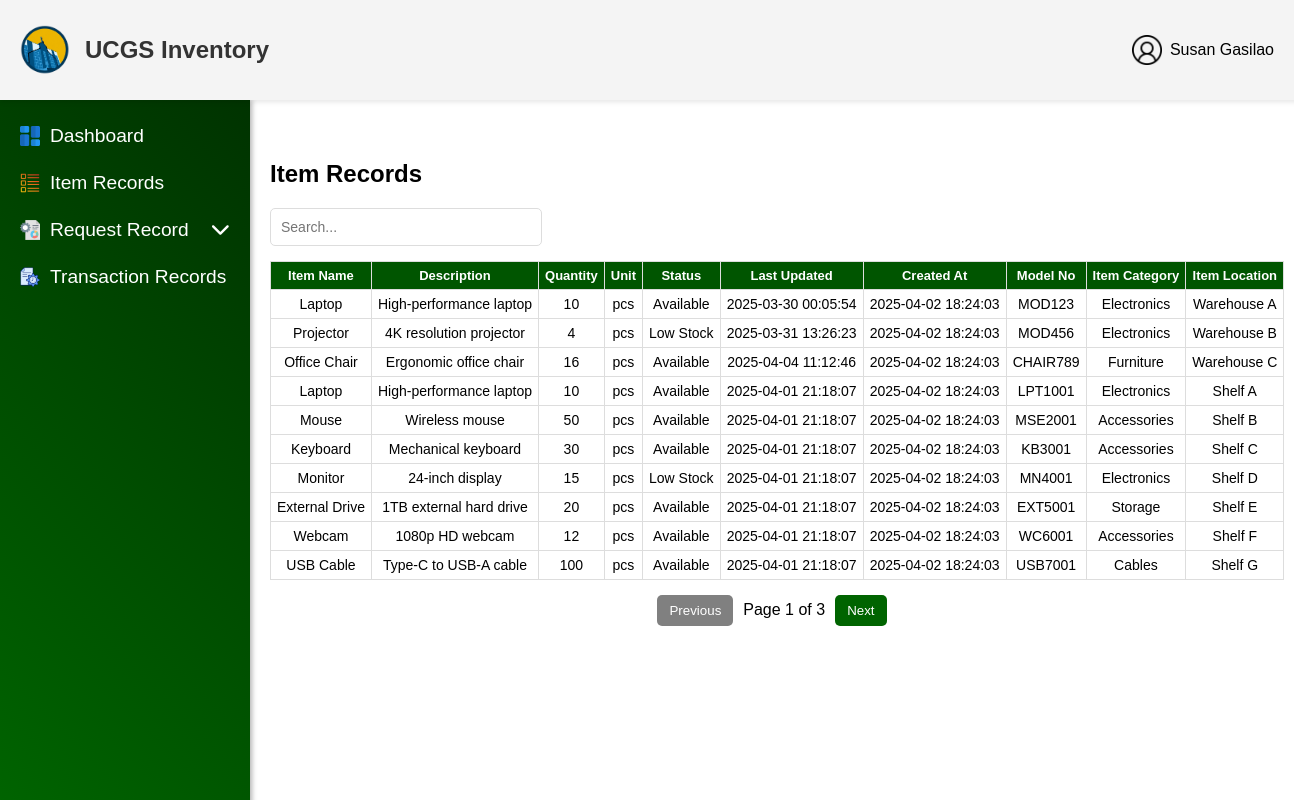
Screenshot of /user/UserItemRecords.php (signed in) with the database file from the repository.
### tables this page shows
CREATE TABLE `users` (
  `user_id` int(11) NOT NULL,
  `username` varchar(255) NOT NULL,
  `email` varchar(255) NOT NULL,
  `password` varchar(255) NOT NULL,
  `role` enum('User','Administrator') NOT NULL,
  `ministry` enum('UCM','CWA','CHOIR','PWT','CYF') NOT NULL,
  `status` enum('Active','Deactivated') NOT NULL DEFAULT 'Active',
  `created_at` datetime NOT NULL DEFAULT current_timestamp(),
  `updated_at` datetime DEFAULT NULL ON UPDATE current_timestamp(),
  `deactivation_end` datetime DEFAULT NULL
);

CREATE TABLE `items` (
  `item_id` int(11) NOT NULL,
  `item_no` varchar(50) NOT NULL,
  `item_name` varchar(255) NOT NULL,
  `description` text DEFAULT NULL,
  `quantity` int(11) NOT NULL,
  `unit` varchar(20) DEFAULT NULL,
  `status` enum('Available','Out of Stock','Low Stock') NOT NULL,
  `reorder_point` int(11) DEFAULT 0,
  `model_no` varchar(50) DEFAULT NULL,
  `item_category` varchar(50) DEFAULT NULL,
  `item_location` varchar(50) DEFAULT NULL,
  `expiration` date DEFAULT NULL,
  `brand` varchar(50) DEFAULT NULL,
  `supplier` varchar(50) DEFAULT NULL,
  `price_per_item` decimal(10,2) DEFAULT NULL,
  `deleted_at` datetime DEFAULT NULL,
  `last_updated` datetime NOT NULL DEFAULT current_timestamp() ON UPDATE current_timestamp(),
  `created_at` datetime NOT NULL DEFAULT current_timestamp()
);

### user/UserItemRecords.php (the view, shortened to what this page needs)
<?php
include '../config/db_connection.php';
function getCurrentUser($conn) {
    $userId = $_SESSION['user_id'];
    $stmt = $conn->prepare("SELECT username, email FROM users WHERE user_id = ?");
    $stmt->bind_param("i", $userId);
    $stmt->execute();
    $result = $stmt->get_result();
    $user = $result->fetch_assoc();
    return $user ?: ['username' => 'User', 'email' => ''];
}
$currentUser = getCurrentUser($conn);
$accountName = htmlspecialchars($currentUser['username'] ?? 'User');
$itemsPerPage = 10;
$page = isset($_GET['page']) && filter_var($_GET['page'], FILTER_VALIDATE_INT) ? (int)$_GET['page'] : 1;
$page = max($page, 1);
$totalItemsQuery = "SELECT COUNT(*) as total FROM items WHERE deleted_at IS NULL";
$totalItemsResult = $conn->query($totalItemsQuery);
$totalItemsRow = $totalItemsResult->fetch_assoc();
$totalItems = $totalItemsRow['total'] ?? 0;
$totalPages = ceil($totalItems / $itemsPerPage);
$offset = ($page - 1) * $itemsPerPage;
$itemsQuery = "SELECT item_name, description, quantity, unit, status, created_at,last_updated, model_no, item_category, item_location
               FROM items
               WHERE deleted_at IS NULL
               LIMIT ?, ?";
$stmt = $conn->prepare($itemsQuery);
$stmt->bind_param("ii", $offset, $itemsPerPage);
$stmt->execute();
$result = $stmt->get_result();
$items = $result->fetch_all(MYSQLI_ASSOC);
?>
<!DOCTYPE html>
<html lang="en">
<head>
    <link rel="stylesheet" href="../css/records.css">
    <link rel="stylesheet" href="https://cdnjs.cloudflare.com/ajax/libs/font-awesome/6.5.1/css/all.min.css">
</head>
<body>
<header class="header">
        <div class="header-content">
            <div class="left-side">
                <img src="../assets/img/Logo.png" alt="UCGS Inventory Logo" class="logo">
                <span class="website-name">UCGS Inventory</span>
            </div>
            <div class="right-side">
                <div class="user">
                    <img src="../assets/img/users.png" alt="User profile" class="icon" id="userIcon">
                    <span class="user-text"><?php echo htmlspecialchars($accountName); ?></span>
                </div>
            </div>
        </div>
    </header>
    <aside class="sidebar">
        <ul>
            <li><a href="Userdashboard.php"><img src="../assets/img/dashboards.png" alt="Dashboard Icon" class="sidebar-icon"> Dashboard</a></li>
            <li><a href="UserItemRecords.php"><img src="../assets/img/list-items.png" alt="Items Icon" class="sidebar-icon"> Item Records</a></li>
            <li class="dropdown">
                <a href="#" class="dropdown-btn">
                    <img src="../assets/img/request-for-proposal.png" alt="Request Icon" class="sidebar-icon">
                    <span class="text">Request Record</span>
                    <i class="fa-solid fa-chevron-down arrow-icon"></i>
                </a>
            </li>
            <li><a href="UserTransaction.php"><img src="../assets/img/time-management.png" alt="Reports Icon" class="sidebar-icon">Transaction Records</a></li>
        </ul>
    </aside>
    <div class="main-content">
    <h2>Item Records</h2>
    <div class="search-form">
        <input type="text" id="search-input" placeholder="Search..." oninput="searchTable()">
    </div>
    <table class="item-table">
        <thead>
            <tr>
                <th>Item Name</th>
                <th>Description</th>
                <th>Quantity</th>
                <th>Unit</th>
                <th>Status</th>
                <th>Last Updated</th>
                <th>Created At</th>
                <th>Model No</th>
                <th>Item Category</th>
                <th>Item Location</th>
            </tr>
        </thead>
        <tbody>
            <?php if (!empty($items)): ?>
                <?php foreach ($items as $row): ?>
                    <tr>
                        <td><?= htmlspecialchars($row['item_name']); ?></td>
                        <td><?= htmlspecialchars($row['description']); ?></td>
                        <td><?= htmlspecialchars($row['quantity']); ?></td>
                        <td><?= htmlspecialchars($row['unit']); ?></td>
                        <td><?= htmlspecialchars($row['status']); ?></td>
                        <td><?= htmlspecialchars($row['last_updated']); ?></td>
                        <td><?= htmlspecialchars($row['created_at']); ?></td>
                        <td><?= htmlspecialchars($row['model_no']); ?></td>
                        <td><?= htmlspecialchars($row['item_category']); ?></td>
                        <td><?= htmlspecialchars($row['item_location']); ?></td>
                    </tr>
                <?php endforeach; ?>
            <?php else: ?>
                <tr>
                    <td colspan="9" style="text-align: center;">No records found.</td>
                </tr>
            <?php endif; ?>
        </tbody>
    </table>
    <div class="pagination">
        <button onclick="changePage(<?php echo max(1, $page - 1); ?>)" <?php echo ($page <= 1) ? 'disabled' : ''; ?>>Previous</button>
        <span>Page <?php echo $page; ?> of <?php echo $totalPages; ?></span>
        <button onclick="changePage(<?php echo min($totalPages, $page + 1); ?>)" <?php echo ($page >= $totalPages) ? 'disabled' : ''; ?>>Next</button>
    </div>
</div>
</body>
</html>

### css/records.css (style rules this page uses)
body { margin: 0; font-family: 'Akrobat', sans-serif; }
.header { background-color: #f4f4f4; height: 100px; padding: 0 20px; box-shadow: 0 2px 5px rgba(0, 0, 0, 0.1); display: flex; align-items: center; position: fixed; top: 0; left: 0; width: 100%; z-index: 1000; }
.header-content { display: flex; justify-content: space-between; width: 100%; align-items: center; }
.main-content { margin-left: 250px; margin-top: 120px; padding: 20px; }
.left-side { display: flex; align-items: center; }
.logo { height: 50px; margin-right: 15px; }
.website-name { font-family: 'Akrobat', sans-serif; font-size: 1.5em; font-weight: bold; color: #333; }
.right-side { margin-right: 40px; display: flex; align-items: center; gap: 10px; }
.icon { height: 30px; margin-left: 20px; cursor: pointer; }
.sidebar { width: 250px; height: calc(100vh - 100px); background: linear-gradient(45deg, #006400, #003300); position: fixed; top: 100px; left: 0; display: flex; flex-direction: column; padding-top: 10px; box-shadow: 2px 0 5px rgba(0, 0, 0, 0.3); }
.sidebar ul { font-family: 'Akrobat', sans-serif; list-style: none; padding: 0px; margin: 0; }
.sidebar li { margin: 5px 0; }
.sidebar a, .dropdown-btn { font-family: 'Akrobat', sans-serif; text-decoration: none; color: rgb(255, 255, 255); font-size: 1.2em; padding: 10px 20px; display: flex; align-items: center; transition: background-color 0.3s ease, transform 0.2s ease-in-out; }
.sidebar a .text, .dropdown-btn .text { flex-grow: 1; text-align: left; }
.sidebar-icon { width: 20px; height: 20px; margin-right: 10px; transition: transform 0.2s ease-in-out; }
.dropdown-btn { display: flex; align-items: center; justify-content: space-between; cursor: pointer; }
.arrow-icon { margin-left: auto; transition: transform 0.3s ease; }
.user { position: relative; cursor: pointer; display: flex; align-items: center; gap: 8px; }
.user .icon { width: 30px; height: 30px; }
.main-content h2 { font-family: 'Akrobat', sans-serif; }
.search-form { display: flex; align-items: center; gap: 10px; margin-bottom: 15px; justify-content: flex-start; }
.search-form input, .search-form button { padding: 8px; border: 1px solid #ddd; border-radius: 5px; }
.search-form input { width: 250px; padding: 10px; font-size: 14px; }
.item-table { width: 100%; border-collapse: collapse; font-size: 14px; }
.item-table th, .item-table td { padding: 6px; border: 1px solid #ddd; text-align: center; white-space: nowrap; }
.item-table th { background-color: #005500; color: white; font-size: 13px; }
.pagination { display: flex; justify-content: center; align-items: center; margin-top: 15px; gap: 10px; }
.pagination button { padding: 8px 12px; border: none; background-color: #006400; color: white; cursor: pointer; border-radius: 5px; }
.pagination button:disabled { background-color: gray; cursor: not-allowed; }

### rows the page displays
users: username "Susan Gasilao"
items: item_name "Laptop", description "High-performance laptop", quantity "10", unit "pcs", status "Available", last_updated "2025-03-30 00:05:54", created_at "2025-04-02 18:24:03", model_no "MOD123", item_category "Electronics", item_location "Warehouse A"
items: item_name "Projector", description "4K resolution projector", quantity "4", unit "pcs", status "Low Stock", last_updated "2025-03-31 13:26:23", created_at "2025-04-02 18:24:03", model_no "MOD456", item_category "Electronics", item_location "Warehouse B"
items: item_name "Office Chair", description "Ergonomic office chair", quantity "16", unit "pcs", status "Available", last_updated "2025-04-04 11:12:46", created_at "2025-04-02 18:24:03", model_no "CHAIR789", item_category "Furniture", item_location "Warehouse C"
items: item_name "Laptop", description "High-performance laptop", quantity "10", unit "pcs", status "Available", last_updated "2025-04-01 21:18:07", created_at "2025-04-02 18:24:03", model_no "LPT1001", item_category "Electronics", item_location "Shelf A"
items: item_name "Mouse", description "Wireless mouse", quantity "50", unit "pcs", status "Available", last_updated "2025-04-01 21:18:07", created_at "2025-04-02 18:24:03", model_no "MSE2001", item_category "Accessories", item_location "Shelf B"
items: item_name "Keyboard", description "Mechanical keyboard", quantity "30", unit "pcs", status "Available", last_updated "2025-04-01 21:18:07", created_at "2025-04-02 18:24:03", model_no "KB3001", item_category "Accessories", item_location "Shelf C"
items: item_name "Monitor", description "24-inch display", quantity "15", unit "pcs", status "Low Stock", last_updated "2025-04-01 21:18:07", created_at "2025-04-02 18:24:03", model_no "MN4001", item_category "Electronics", item_location "Shelf D"
items: item_name "External Drive", description "1TB external hard drive", quantity "20", unit "pcs", status "Available", last_updated "2025-04-01 21:18:07", created_at "2025-04-02 18:24:03", model_no "EXT5001", item_category "Storage", item_location "Shelf E"
items: item_name "Webcam", description "1080p HD webcam", quantity "12", unit "pcs", status "Available", last_updated "2025-04-01 21:18:07", created_at "2025-04-02 18:24:03", model_no "WC6001", item_category "Accessories", item_location "Shelf F"
items: item_name "USB Cable", description "Type-C to USB-A cable", quantity "100", unit "pcs", status "Available", last_updated "2025-04-01 21:18:07", created_at "2025-04-02 18:24:03", model_no "USB7001", item_category "Cables", item_location "Shelf G"

### other values shown
$page "1"
$totalPages "3"
